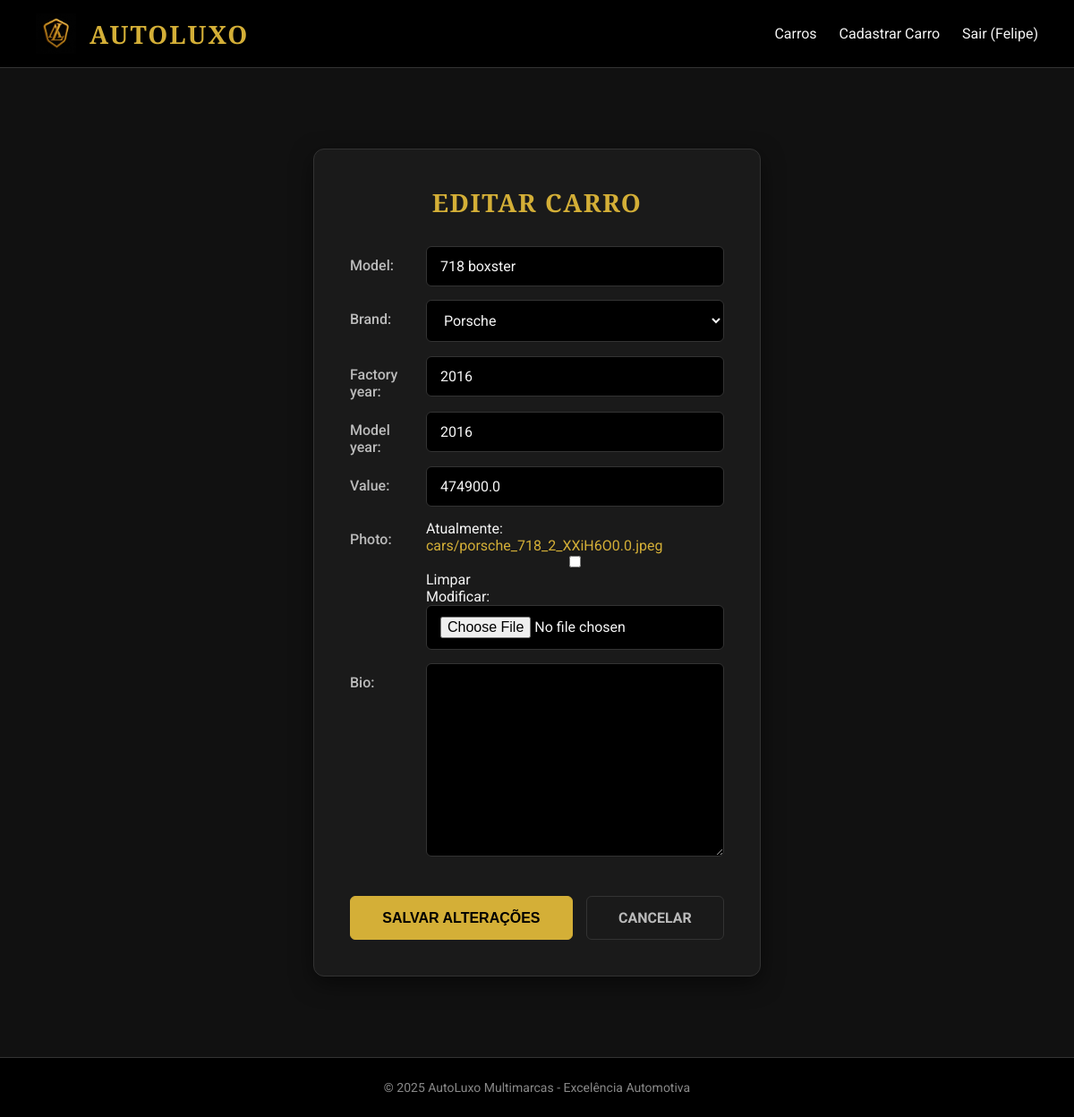
Before: /car/13/update (signed in) with the older database file.
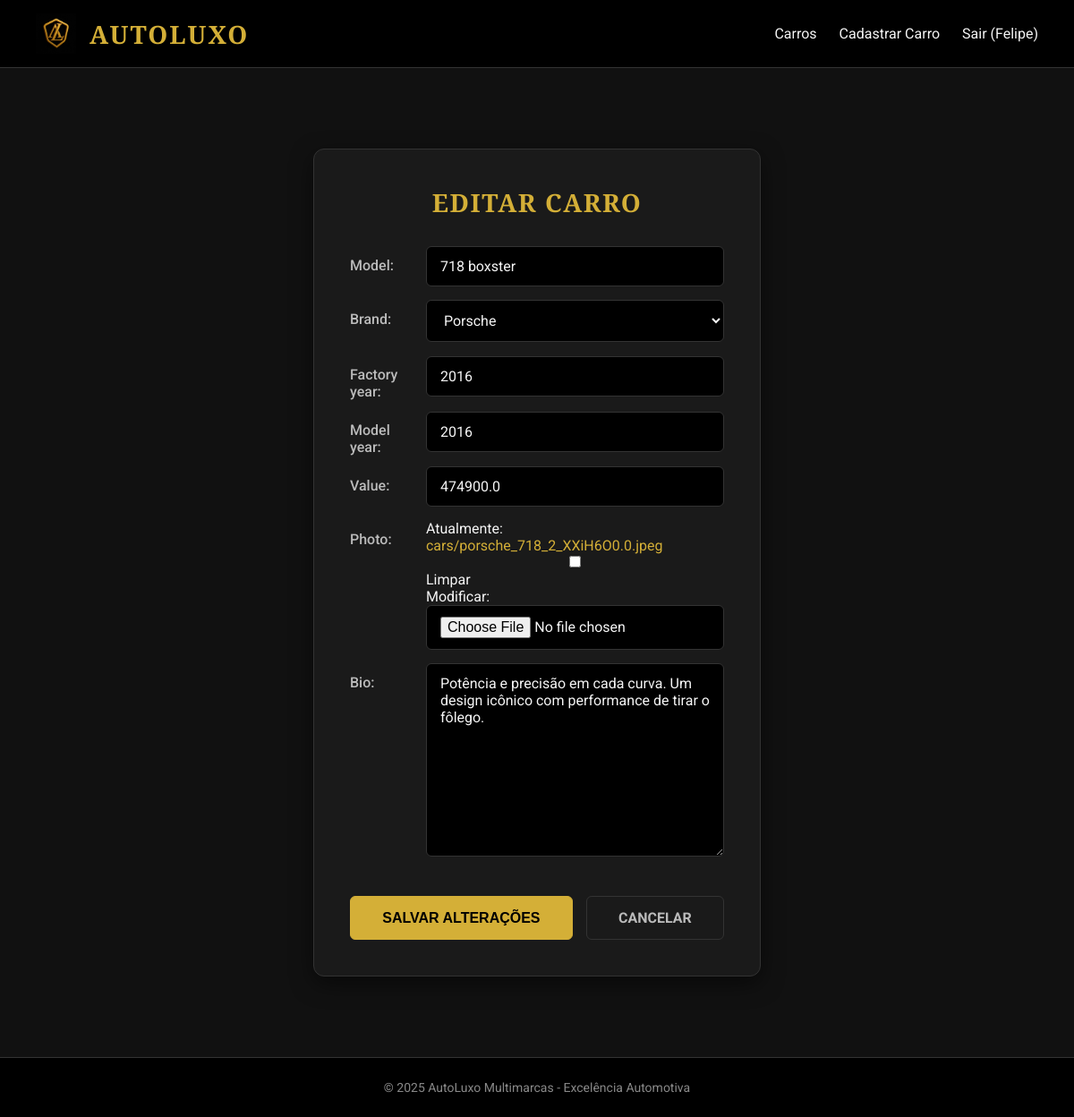
After: the same page with the newer database file.
### cars/models.py (models this page shows, shortened)
class Car(models.Model):
    model = models.CharField(max_length=200)
    brand = models.ForeignKey(Brand, on_delete=models.PROTECT, related_name='Car_brand')
    factory_year = models.IntegerField(blank=True, null=True)
    model_year = models.IntegerField(blank=True, null=True)
    value = models.FloatField(blank=True, null=True)
    photo = models.ImageField(upload_to='cars/', blank=True, null=True)
    bio = models.TextField(blank=True, null=True)

### cars/views.py (the view)
# urls.py: path('car/<int:pk>/update', CarUptadeView.as_view(), name='car_uptade'),
@method_decorator(login_required(login_url='login'), name='dispatch')
class CarUptadeView(UpdateView):
    model = Car
    form_class = CarModelForm
    template_name = 'car_uptade.html'
    success_url = '/cars/'

### cars/forms.py (shortened to what this page needs)
class CarModelForm(forms.ModelForm):
    class Meta:
        model = Car
        fields = '__all__'

### cars/models.py (called while the page is built)
    def __str__(self):
        return self.name

### cars/templates/car_uptade.html (shortened to what this page needs)
{% extends "base.html" %}
{% block content %}
<div class="form-container">
    <form method="post" enctype="multipart/form-data">
        <h1>Editar Carro</h1>
        <table>
            {{ form.as_table }}
        </table>
        <div class="action-buttons">
            <input type="submit" value="Salvar Alterações" class="btn btn-primary">
            <a href="{% url 'cars' %}" class="btn btn-secondary">Cancelar</a>
        </div>
    </form>
</div>
{% endblock %}

Changed rows visible on the page:
changed Car "718 boxster": bio (not shown) → "Potência e precisão em cada curva. Um design icônico com performance de tirar o fôlego."
